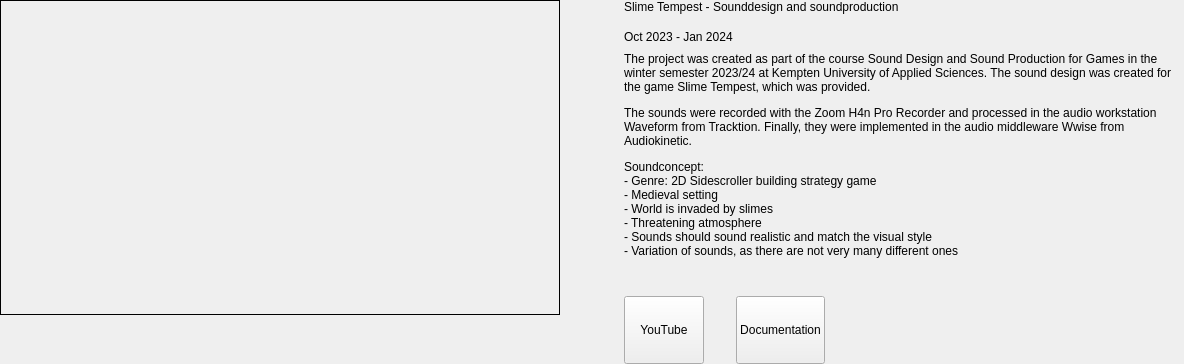
       <widget class="QWidget" name="contentWidget_3" native="true">
        <layout class="QHBoxLayout" name="horizontalLayout_3" stretch="0,1">
         <property name="spacing">
          <number>64</number>
         </property>
         <property name="leftMargin">
          <number>0</number>
         </property>
         <property name="topMargin">
          <number>0</number>
         </property>
         <property name="rightMargin">
          <number>0</number>
         </property>
         <property name="bottomMargin">
          <number>0</number>
         </property>
         <item>
          <widget class="QWidget" name="projectPictureLabel_3" native="true">
           <layout class="QVBoxLayout" name="verticalLayout_6">
            <property name="spacing">
             <number>0</number>
            </property>
            <property name="leftMargin">
             <number>0</number>
            </property>
            <property name="topMargin">
             <number>0</number>
            </property>
            <property name="rightMargin">
             <number>0</number>
            </property>
            <property name="bottomMargin">
             <number>0</number>
            </property>
            <item>
             <widget class="QLabel" name="pictureLabel_3">
              <property name="minimumSize">
               <size>
                <width>560</width>
                <height>315</height>
               </size>
              </property>
              <property name="maximumSize">
               <size>
                <width>560</width>
                <height>315</height>
               </size>
              </property>
              <property name="frameShape">
               <enum>QFrame::Box</enum>
              </property>
              <property name="text">
               <string/>
              </property>
              <property name="alignment">
               <set>Qt::AlignCenter</set>
              </property>
             </widget>
            </item>
            <item>
             <spacer name="verticalSpacer_10">
              <property name="orientation">
               <enum>Qt::Vertical</enum>
              </property>
              <property name="sizeHint" stdset="0">
               <size>
                <width>20</width>
                <height>0</height>
               </size>
              </property>
             </spacer>
            </item>
           </layout>
          </widget>
         </item>
         <item>
          <widget class="QWidget" name="projectWidget_3" native="true">
           <property name="minimumSize">
            <size>
             <width>560</width>
             <height>0</height>
            </size>
           </property>
           <layout class="QVBoxLayout" name="verticalLayout_7">
            <property name="spacing">
             <number>16</number>
            </property>
            <property name="leftMargin">
             <number>0</number>
            </property>
            <property name="topMargin">
             <number>0</number>
            </property>
            <property name="rightMargin">
             <number>0</number>
            </property>
            <property name="bottomMargin">
             <number>0</number>
            </property>
            <item>
             <widget class="QLabel" name="projectNameLabel_3">
              <property name="text">
               <string>Slime Tempest - Sounddesign and soundproduction</string>
              </property>
              <property name="alignment">
               <set>Qt::AlignLeading|Qt::AlignLeft|Qt::AlignTop</set>
              </property>
              <property name="wordWrap">
               <bool>true</bool>
              </property>
              <property name="styleType" stdset="0">
               <string>projectName</string>
              </property>
             </widget>
            </item>
            <item>
             <widget class="QWidget" name="textWidget_3" native="true">
              <layout class="QVBoxLayout" name="verticalLayout_16">
               <property name="spacing">
                <number>8</number>
               </property>
               <property name="leftMargin">
                <number>0</number>
               </property>
               <property name="topMargin">
                <number>0</number>
               </property>
               <property name="rightMargin">
                <number>0</number>
               </property>
               <property name="bottomMargin">
                <number>0</number>
               </property>
               <item>
                <widget class="QLabel" name="dateLabel_3">
                 <property name="text">
                  <string>Oct 2023 - Jan 2024</string>
                 </property>
                 <property name="styleType" stdset="0">
                  <string>projectDate</string>
                 </property>
                </widget>
               </item>
               <item>
                <widget class="QLabel" name="projectDescribtionLabel_3">
                 <property name="text">
                  <string>&lt;html&gt;&lt;head/&gt;&lt;body&gt;&lt;p&gt;The project was created as part of the course Sound Design and Sound Production for Games in the winter semester 2023/24 at Kempten University of Applied Sciences. The sound design was created for the game Slime Tempest, which was provided.&lt;/p&gt;&lt;p&gt;The sounds were recorded with the Zoom H4n Pro Recorder and processed in the audio workstation Waveform from Tracktion. Finally, they were implemented in the audio middleware Wwise from Audiokinetic.&lt;/p&gt;&lt;p&gt;Soundconcept:&lt;br/&gt;- Genre: 2D Sidescroller building strategy game&lt;br/&gt;- Medieval setting&lt;br/&gt;- World is invaded by slimes&lt;br/&gt;- Threatening atmosphere&lt;br/&gt;- Sounds should sound realistic and match the visual style&lt;br/&gt;- Variation of sounds, as there are not very many different ones&lt;br/&gt;&lt;/p&gt;&lt;/body&gt;&lt;/html&gt;</string>
                 </property>
                 <property name="wordWrap">
                  <bool>true</bool>
                 </property>
                 <property name="styleType" stdset="0">
                  <string>projectDescribtion</string>
                 </property>
                </widget>
               </item>
              </layout>
             </widget>
            </item>
            <item>
             <widget class="QWidget" name="buttonWidget_3" native="true">
              <layout class="QHBoxLayout" name="horizontalLayout_9">
               <property name="spacing">
                <number>32</number>
               </property>
               <property name="leftMargin">
                <number>0</number>
               </property>
               <property name="topMargin">
                <number>8</number>
               </property>
               <property name="rightMargin">
                <number>0</number>
               </property>
               <property name="bottomMargin">
                <number>0</number>
               </property>
               <item>
                <widget class="QPushButton" name="pushButton_3_1">
                 <property name="minimumSize">
                  <size>
                   <width>0</width>
                   <height>68</height>
                  </size>
                 </property>
                 <property name="text">
                  <string>YouTube</string>
                 </property>
                 <property name="moving" stdset="0">
                  <bool>false</bool>
                 </property>
                </widget>
               </item>
               <item>
                <widget class="QPushButton" name="pushButton_3_2">
                 <property name="minimumSize">
                  <size>
                   <width>0</width>
                   <height>68</height>
                  </size>
                 </property>
                 <property name="text">
                  <string>Documentation</string>
                 </property>
                 <property name="moving" stdset="0">
                  <bool>false</bool>
                 </property>
                </widget>
               </item>
               <item>
                <spacer name="horizontalSpacer_5">
                 <property name="orientation">
                  <enum>Qt::Horizontal</enum>
                 </property>
                 <property name="sizeHint" stdset="0">
                  <size>
                   <width>40</width>
                   <height>20</height>
                  </size>
                 </property>
                </spacer>
               </item>
              </layout>
             </widget>
            </item>
            <item>
             <spacer name="verticalSpacer_3">
              <property name="orientation">
               <enum>Qt::Vertical</enum>
              </property>
              <property name="sizeHint" stdset="0">
               <size>
                <width>20</width>
                <height>0</height>
               </size>
              </property>
             </spacer>
            </item>
           </layout>
          </widget>
         </item>
        </layout>
       </widget>
